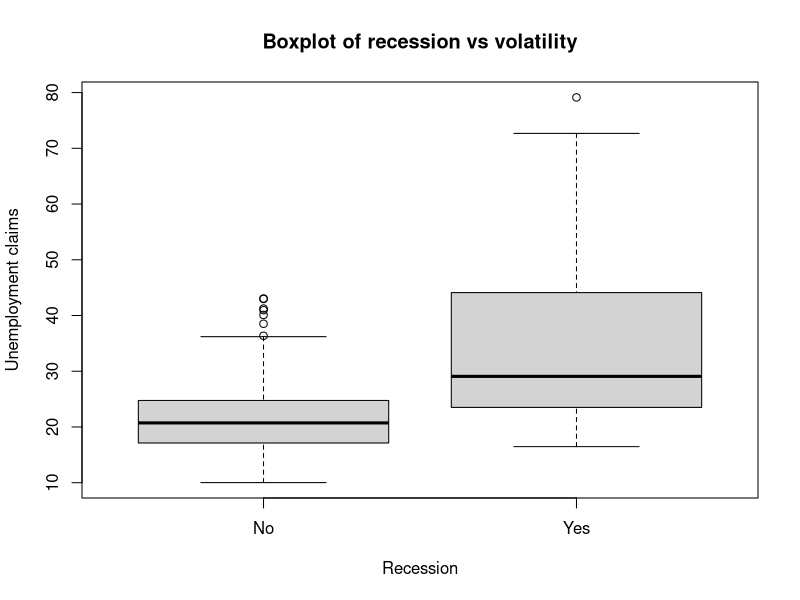

Reproduce this figure in R.
##---------------------------------------------------------------------------------##
##   Script for R / Data Mining Boot Camp          				   ##
##                                                 				   ##
##      David Weisman                              				   ##
##      Weisman@Computer.Org                       				   ##
##                                                 				   ##
##      Boston, 2012                               				   ##
##                                                 				   ##
##   This file is provided "as is" without warranty of any kind, either		   ##
##   expressed or implied, including limitation warranties of merchantability,	   ##
##   fitness for a particular purpose, and noninfringement.			   ##
##                                                 				   ##
##   In no event shall the authors or copyright holders be liable for any claim,   ##
##   damages or other liability, whether in an action of contract, tort or	   ##
##   otherwise, arising from, out of or in connection with the software or the	   ##
##   use or other dealings in the software.					   ##
##---------------------------------------------------------------------------------##


sj = read.csv('stocksJobs.csv')

boxplot(volat ~ recession, data=sj,
        main="Boxplot of recession vs volatility",
        xlab="Recession",
        ylab="Unemployment claims")
